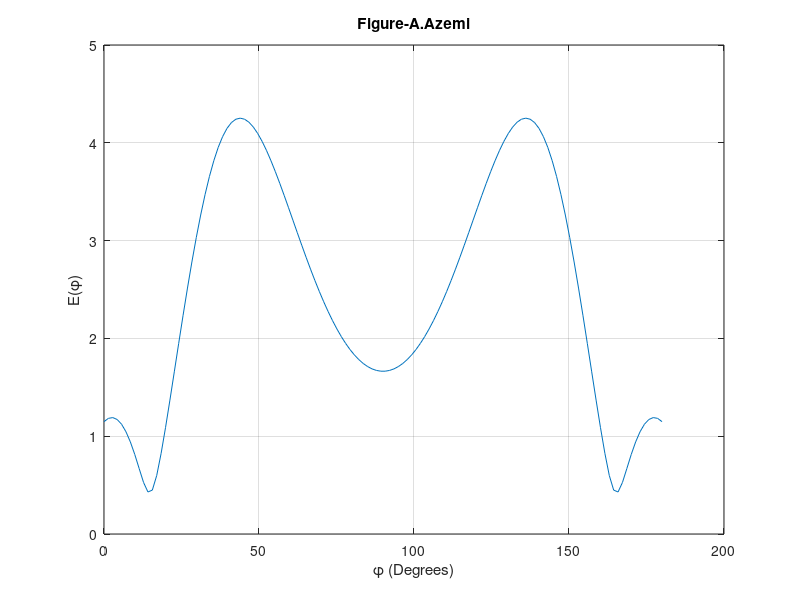

MATLAB code to generate this figure:

%================ScatteringPattern======================%

%By:Abdiladi Azemi ETH Zurich

%The Matlab Code for Calculatinf the Scattering Pattern E(?)=-?_(n=1)^N I'nH0(g?) e^(/jhz)

%The program essentially calculates In

%=========================================================%


clear; format compact;


thearray=1; %The array 

%Phio and Thetao define the axis of propagation.

THETAO=pi/2.0;
LAMBDA=1.0;
EO=1.0;
R=1.125*LAMBDA;
K=2.0*pi/LAMBDA;
AA=0.05/K;
S=1.0/K;
H=K*cos(THETAO);
G=sqrt(K^2-H^2);

%Define Wire locations

if thearray ==1
    NN=15;
    PHIO=40;
    X=zeros(1,NN);
    Y=linspace(-1,1,NN);
elseif thearry ==2
    NN=30;
    PHIO=0.0;
    PHI2=linspace(-pi/2,pi/2,NN);
    X=R*cos(PHI2);
    Y=R*sin(PHI2);
end
%Calculate RHO

[Mx,My]=meshgrid(X,Y);
RHO = sqrt((Mx-Mx').^2+(My-My').^2)+diag(AA*ones(1,NN));

%Construction Matrix A

A=besselh(0,2,G*RHO);

%Construction Matrix B

ALPHA = X*sin(THETAO)*cos(PHIO)+Y*sin(THETAO)*sin(PHIO);
B = EO*exp( -i*K*ALPHA).';

%Solve for Matrix
A=inv(A);
I=A*B;

%Finally, Calculate the Scaterring Patern
PHI=linspace(0,pi,128);
ALP=cos(PHI.')*X+sin(PHI.')*Y;
E=abs(exp(i*G*ALP)*I);

%Plot RHI

if thearray ==2
    figure(1),plot(PHI*180/pi,E)
    title('Scattering Pattern')
    xlabel('\phi (Degrees)')
    ylabel('E(\phi)')
    grid on
elseif thearray ==1
    
    %ang= PHI*180/pi/90;
    %field=fftshift(E);
    
    figure(2),plot(PHI*180/pi,E)
    title('Figure-A.Azemi')
    xlabel('\phi (Degrees)')
    ylabel('E(\phi)')
    grid on
end
